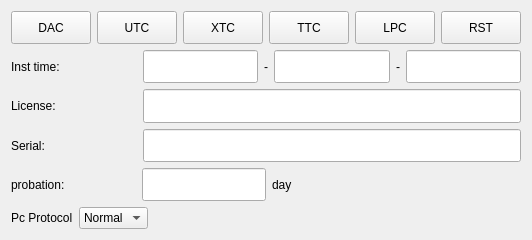
<?xml version="1.0" encoding="UTF-8"?>
<ui version="4.0">
 <class>AdminPage</class>
 <widget class="QWidget" name="AdminPage">
  <property name="geometry">
   <rect>
    <x>0</x>
    <y>0</y>
    <width>419</width>
    <height>240</height>
   </rect>
  </property>
  <property name="windowTitle">
   <string>Form</string>
  </property>
  <layout class="QGridLayout" name="gridLayout">
   <item row="0" column="0">
    <layout class="QHBoxLayout" name="horizontalLayout_2" stretch="1,1,1,1,0,0">
     <item>
      <widget class="BtnCtrl" name="activeBtn">
       <property name="sizePolicy">
        <sizepolicy hsizetype="Minimum" vsizetype="Expanding">
         <horstretch>0</horstretch>
         <verstretch>0</verstretch>
        </sizepolicy>
       </property>
       <property name="text">
        <string>DAC</string>
       </property>
      </widget>
     </item>
     <item>
      <widget class="BtnCtrl" name="utcBtn">
       <property name="sizePolicy">
        <sizepolicy hsizetype="Minimum" vsizetype="Expanding">
         <horstretch>0</horstretch>
         <verstretch>0</verstretch>
        </sizepolicy>
       </property>
       <property name="text">
        <string>UTC</string>
       </property>
      </widget>
     </item>
     <item>
      <widget class="BtnCtrl" name="xtcBtn">
       <property name="sizePolicy">
        <sizepolicy hsizetype="Minimum" vsizetype="Expanding">
         <horstretch>0</horstretch>
         <verstretch>0</verstretch>
        </sizepolicy>
       </property>
       <property name="text">
        <string>XTC</string>
       </property>
      </widget>
     </item>
     <item>
      <widget class="BtnCtrl" name="ttcBtn">
       <property name="sizePolicy">
        <sizepolicy hsizetype="Expanding" vsizetype="Expanding">
         <horstretch>0</horstretch>
         <verstretch>0</verstretch>
        </sizepolicy>
       </property>
       <property name="text">
        <string>TTC</string>
       </property>
      </widget>
     </item>
     <item>
      <widget class="BtnCtrl" name="lpcBtn">
       <property name="sizePolicy">
        <sizepolicy hsizetype="Expanding" vsizetype="Expanding">
         <horstretch>0</horstretch>
         <verstretch>0</verstretch>
        </sizepolicy>
       </property>
       <property name="text">
        <string>LPC</string>
       </property>
      </widget>
     </item>
     <item>
      <widget class="BtnCtrl" name="rstBtn">
       <property name="sizePolicy">
        <sizepolicy hsizetype="Expanding" vsizetype="Expanding">
         <horstretch>0</horstretch>
         <verstretch>0</verstretch>
        </sizepolicy>
       </property>
       <property name="text">
        <string>RST</string>
       </property>
      </widget>
     </item>
    </layout>
   </item>
   <item row="1" column="0">
    <layout class="QHBoxLayout" name="horizontalLayout_3" stretch="1,3">
     <item>
      <widget class="QLabel" name="label_2">
       <property name="text">
        <string>Inst time:</string>
       </property>
      </widget>
     </item>
     <item>
      <layout class="QHBoxLayout" name="horizontalLayout">
       <item>
        <widget class="EditCtrl" name="instYearEdit">
         <property name="sizePolicy">
          <sizepolicy hsizetype="Expanding" vsizetype="Expanding">
           <horstretch>0</horstretch>
           <verstretch>0</verstretch>
          </sizepolicy>
         </property>
         <property name="readOnly">
          <bool>false</bool>
         </property>
        </widget>
       </item>
       <item>
        <widget class="QLabel" name="label_7">
         <property name="text">
          <string>-</string>
         </property>
        </widget>
       </item>
       <item>
        <widget class="EditCtrl" name="instMonthEdit">
         <property name="sizePolicy">
          <sizepolicy hsizetype="Expanding" vsizetype="Expanding">
           <horstretch>0</horstretch>
           <verstretch>0</verstretch>
          </sizepolicy>
         </property>
        </widget>
       </item>
       <item>
        <widget class="QLabel" name="label_8">
         <property name="text">
          <string>-</string>
         </property>
        </widget>
       </item>
       <item>
        <widget class="EditCtrl" name="instDayEdit">
         <property name="sizePolicy">
          <sizepolicy hsizetype="Expanding" vsizetype="Expanding">
           <horstretch>0</horstretch>
           <verstretch>0</verstretch>
          </sizepolicy>
         </property>
        </widget>
       </item>
      </layout>
     </item>
    </layout>
   </item>
   <item row="2" column="0">
    <layout class="QHBoxLayout" name="horizontalLayout_5" stretch="1,3">
     <item>
      <widget class="QLabel" name="label_4">
       <property name="text">
        <string>License:</string>
       </property>
      </widget>
     </item>
     <item>
      <widget class="EditCtrl" name="licenseEdit">
       <property name="sizePolicy">
        <sizepolicy hsizetype="Expanding" vsizetype="Expanding">
         <horstretch>0</horstretch>
         <verstretch>0</verstretch>
        </sizepolicy>
       </property>
       <property name="readOnly">
        <bool>false</bool>
       </property>
      </widget>
     </item>
    </layout>
   </item>
   <item row="3" column="0">
    <layout class="QHBoxLayout" name="horizontalLayout_6" stretch="1,3">
     <item>
      <widget class="QLabel" name="label_5">
       <property name="text">
        <string>Serial:</string>
       </property>
      </widget>
     </item>
     <item>
      <widget class="EditCtrl" name="serialEdit">
       <property name="sizePolicy">
        <sizepolicy hsizetype="Expanding" vsizetype="Expanding">
         <horstretch>0</horstretch>
         <verstretch>0</verstretch>
        </sizepolicy>
       </property>
      </widget>
     </item>
    </layout>
   </item>
   <item row="4" column="0">
    <layout class="QHBoxLayout" name="horizontalLayout_7" stretch="1,1,2">
     <item>
      <widget class="QLabel" name="label_6">
       <property name="text">
        <string>probation:</string>
       </property>
      </widget>
     </item>
     <item>
      <widget class="EditCtrl" name="dayEdit">
       <property name="sizePolicy">
        <sizepolicy hsizetype="Expanding" vsizetype="Expanding">
         <horstretch>0</horstretch>
         <verstretch>0</verstretch>
        </sizepolicy>
       </property>
      </widget>
     </item>
     <item>
      <widget class="QLabel" name="label_9">
       <property name="text">
        <string>day</string>
       </property>
      </widget>
     </item>
    </layout>
   </item>
   <item row="5" column="0">
    <layout class="QHBoxLayout" name="horizontalLayout_4">
     <item>
      <widget class="QLabel" name="label">
       <property name="text">
        <string>Pc Protocol</string>
       </property>
      </widget>
     </item>
     <item>
      <widget class="ComboCtrl" name="proCombo">
       <item>
        <property name="text">
         <string>Normal</string>
        </property>
       </item>
       <item>
        <property name="text">
         <string>Clarity</string>
        </property>
       </item>
      </widget>
     </item>
     <item>
      <spacer name="horizontalSpacer">
       <property name="orientation">
        <enum>Qt::Horizontal</enum>
       </property>
       <property name="sizeHint" stdset="0">
        <size>
         <width>40</width>
         <height>20</height>
        </size>
       </property>
      </spacer>
     </item>
    </layout>
   </item>
  </layout>
 </widget>
 <customwidgets>
  <customwidget>
   <class>ComboCtrl</class>
   <extends>QComboBox</extends>
   <header>comboctrl.h</header>
  </customwidget>
  <customwidget>
   <class>EditCtrl</class>
   <extends>QLineEdit</extends>
   <header>editctrl.h</header>
  </customwidget>
  <customwidget>
   <class>BtnCtrl</class>
   <extends>QPushButton</extends>
   <header>btnctrl.h</header>
  </customwidget>
 </customwidgets>
 <resources/>
 <connections/>
</ui>
